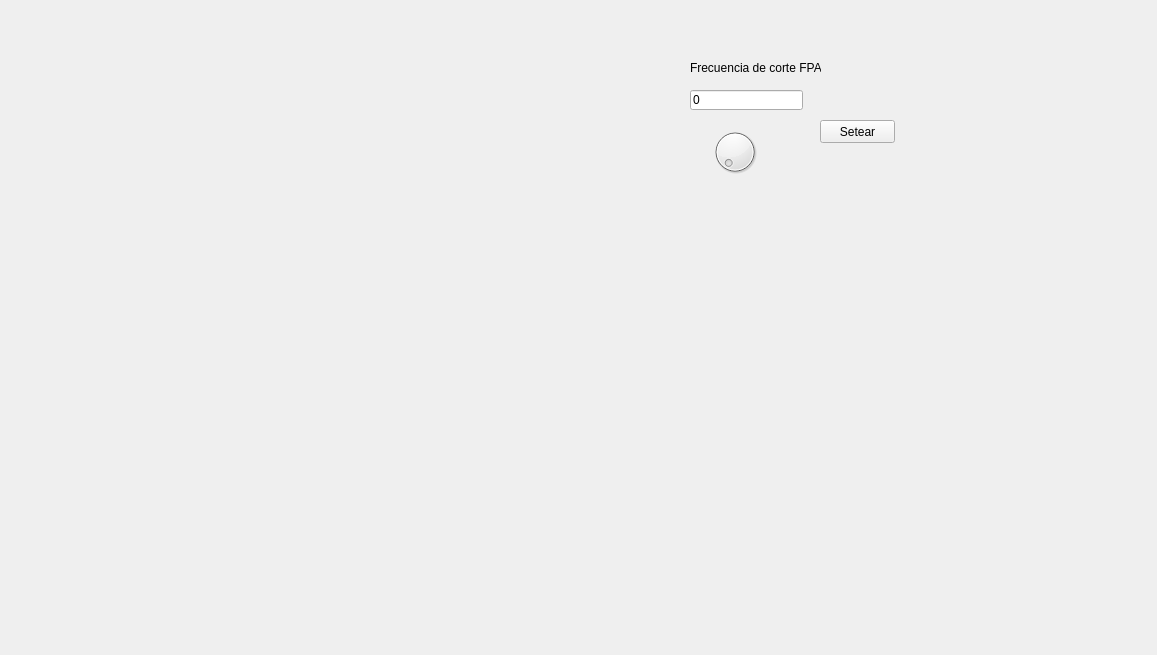
<?xml version="1.0" encoding="UTF-8"?>
<ui version="4.0">
 <class>Widget</class>
 <widget class="QWidget" name="Widget">
  <property name="geometry">
   <rect>
    <x>0</x>
    <y>0</y>
    <width>1157</width>
    <height>655</height>
   </rect>
  </property>
  <property name="windowTitle">
   <string>Widget</string>
  </property>
  <widget class="QCustomPlot" name="grafico" native="true">
   <property name="geometry">
    <rect>
     <x>60</x>
     <y>30</y>
     <width>341</width>
     <height>271</height>
    </rect>
   </property>
   <property name="maximumSize">
    <size>
     <width>341</width>
     <height>271</height>
    </size>
   </property>
  </widget>
  <widget class="QLineEdit" name="frecFPA">
   <property name="geometry">
    <rect>
     <x>690</x>
     <y>90</y>
     <width>113</width>
     <height>20</height>
    </rect>
   </property>
   <property name="acceptDrops">
    <bool>false</bool>
   </property>
   <property name="text">
    <string>0</string>
   </property>
   <property name="clearButtonEnabled">
    <bool>false</bool>
   </property>
  </widget>
  <widget class="QPushButton" name="setFiltro">
   <property name="geometry">
    <rect>
     <x>820</x>
     <y>120</y>
     <width>75</width>
     <height>23</height>
    </rect>
   </property>
   <property name="text">
    <string>Setear</string>
   </property>
  </widget>
  <widget class="QLabel" name="label">
   <property name="geometry">
    <rect>
     <x>690</x>
     <y>60</y>
     <width>131</width>
     <height>16</height>
    </rect>
   </property>
   <property name="text">
    <string>Frecuencia de corte FPA</string>
   </property>
  </widget>
  <widget class="QDial" name="dial">
   <property name="geometry">
    <rect>
     <x>710</x>
     <y>120</y>
     <width>50</width>
     <height>64</height>
    </rect>
   </property>
  </widget>
  <widget class="QLabel" name="Statu">
   <property name="geometry">
    <rect>
     <x>830</x>
     <y>450</y>
     <width>301</width>
     <height>181</height>
    </rect>
   </property>
   <property name="text">
    <string/>
   </property>
  </widget>
 </widget>
 <layoutdefault spacing="6" margin="11"/>
 <customwidgets>
  <customwidget>
   <class>QCustomPlot</class>
   <extends>QWidget</extends>
   <header>qcustomplot.h</header>
   <container>1</container>
  </customwidget>
 </customwidgets>
 <resources/>
 <connections/>
</ui>
